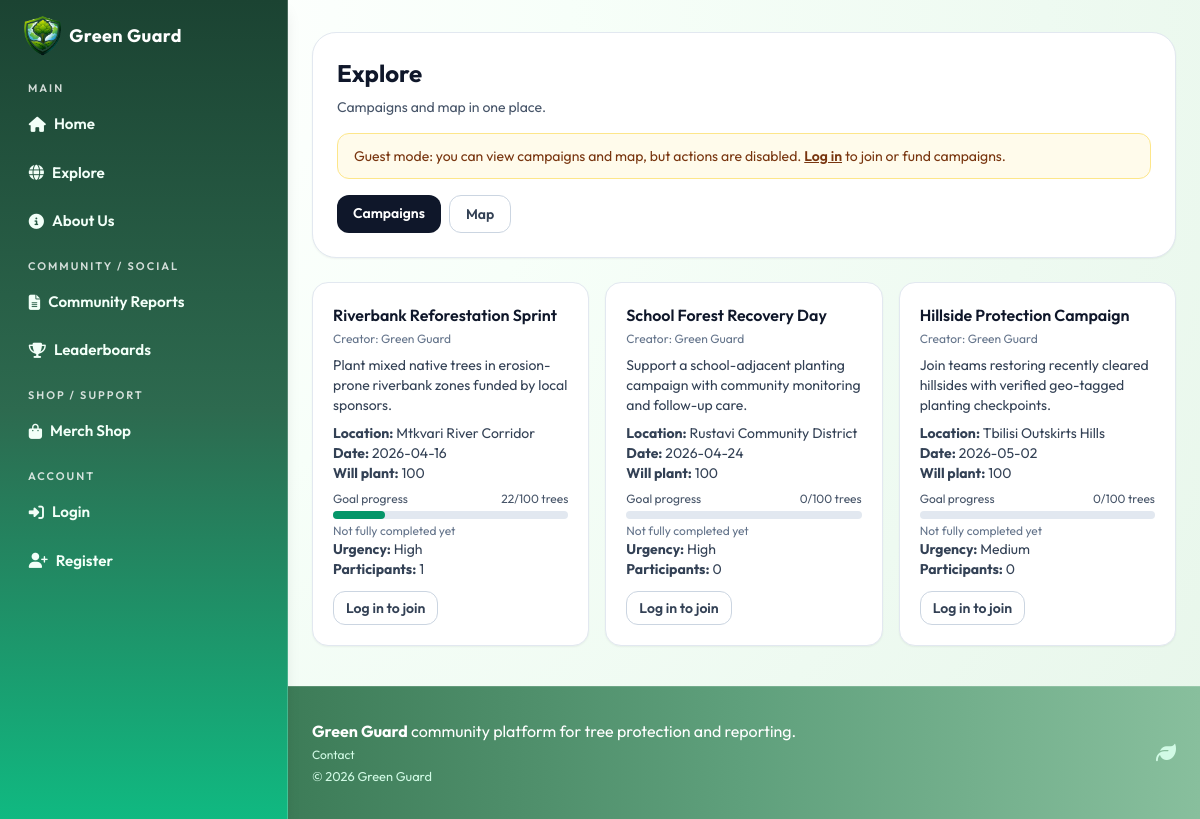
/explore, run on the app's committed database.
### models.py (models this page shows)
class Campaign(db.Model):
    id = db.Column(db.Integer, primary_key=True)
    title = db.Column(db.String(140), nullable=False)
    location = db.Column(db.String(140), nullable=False)
    event_date = db.Column(db.DateTime, nullable=False)
    description = db.Column(db.Text, nullable=False)
    target_trees = db.Column(db.Integer, default=100, nullable=False)
    status = db.Column(db.String(30), default="open", nullable=False)
    creator_user_id = db.Column(
        db.Integer, db.ForeignKey("user.id"), nullable=True)
    created_at = db.Column(
        db.DateTime, default=datetime.utcnow, nullable=False)
    volunteer_signups = db.relationship(
        "VolunteerCampaignSignup", backref="campaign", lazy=True, cascade="all, delete-orphan"
    )
    tree_records = db.relationship(
        "TreeRecord", backref="campaign", lazy=True
    )

### routes/main.py (the view, shortened to what this page needs)
@main_bp.route("/explore", methods=["GET", "POST"])
def explore():
    active_tab = request.args.get("tab", "campaigns").strip().lower()
    if active_tab not in {"campaigns", "map"}:
        active_tab = "campaigns"
    join_form = VolunteerCampaignJoinForm()
    payload = build_map_payload()
    locations = load_gfw_locations()
    country_summary = _build_country_summary(locations)
    location_filter = request.args.get("location", "").strip().lower()
    goal_filter = request.args.get("goal", "").strip().lower()
    urgency_filter = request.args.get("urgency", "all").strip().lower()
    if urgency_filter not in {"all", "high", "medium", "low"}:
        urgency_filter = "all"
    campaigns = Campaign.query.order_by(Campaign.event_date.asc()).all()
    planted_trees_by_campaign = {
        campaign.id: int(
            db.session.query(db.func.coalesce(
                db.func.sum(TreeRecord.quantity), 0))
            .filter(TreeRecord.campaign_id == campaign.id)
            .scalar()
            or 0
        )
        for campaign in campaigns
    }
    participant_counts = {
        campaign.id: VolunteerCampaignSignup.query.filter_by(
            campaign_id=campaign.id,
            status="approved",
        ).count()
        for campaign in campaigns
    }
    user_signups = []
    if current_user.is_authenticated:
        user_signups = VolunteerCampaignSignup.query.filter_by(
            user_id=current_user.id).all()
    signup_map = {signup.campaign_id: signup for signup in user_signups}
    pending_requests_by_campaign = {}
    recent_trees = (
        TreeRecord.query.order_by(TreeRecord.created_at.desc())
        .limit(8)
        .all()
    )
    recent_reports = (
        CuttingReport.query.order_by(CuttingReport.created_at.desc())
        .limit(8)
        .all()
    )
    campaign_rows = [
        {
            "id": campaign.id,
            "title": campaign.title,
            "creator_name": campaign.creator.username if campaign.creator else "Green Guard",
            "description": campaign.description,
            "location": campaign.location,
            "event_date_text": campaign.event_date.strftime("%Y-%m-%d"),
            "target_trees": campaign.target_trees,
            "goal_text": f"{campaign.target_trees} trees",
            "urgency": "high" if campaign.event_date <= datetime.utcnow() + timedelta(days=7) else ("medium" if campaign.event_date <= datetime.utcnow() + timedelta(days=21) else "low"),
            "participants": participant_counts.get(campaign.id, 0),
            "is_joined": campaign.id in signup_map,
            "join_status": signup_map[campaign.id].status if campaign.id in signup_map else None,
            "can_manage_requests": current_user.is_authenticated and (current_user.is_admin or campaign.creator_user_id == current_user.id),
            "pending_requests": pending_requests_by_campaign.get(campaign.id, []),
            "has_started": campaign.status == "ongoing",
            "planted_trees": planted_trees_by_campaign.get(campaign.id, 0),
            "progress_percent": min(
                100,
                int(
                    (
                        (planted_trees_by_campaign.get(campaign.id, 0)
                         / max(campaign.target_trees, 1))
                        * 100
                    )
                ),
            ),
        }
        for campaign in campaigns
    ]
    if location_filter:
        campaign_rows = [
            row for row in campaign_rows if location_filter in row["location"].lower() or location_filter in row["title"].lower()
        ]
    if goal_filter:
        campaign_rows = [
            row for row in campaign_rows if goal_filter in row["goal_text"].lower() or goal_filter in row["description"].lower()
        ]
    if urgency_filter != "all":
        campaign_rows = [
            row for row in campaign_rows if row["urgency"] == urgency_filter
        ]
    recent_tree_rows = [
        {
            "username": tree.user.username,
            "quantity": tree.quantity,
            "species": tree.species,
            "created_at_text": tree.created_at.strftime("%Y-%m-%d"),
        }
        for tree in recent_trees
    ]
    recent_report_rows = [
        {
            "username": "Anonymous" if report.is_anonymous else report.user.username,
            "description": report.description,
        }
        for report in recent_reports
    ]
    return render_template(
        "shared/explore.html",
        active_tab=active_tab,
        join_form=join_form,
        campaigns=campaigns,
        campaign_rows=campaign_rows,
        participant_counts=participant_counts,
        signup_map=signup_map,
        trees_json=payload["trees"],
        reports_json=payload["reports"],
        locations_json=_get_map_locations_payload(),
        locations=locations,
        country_summary=country_summary,
        recent_trees=recent_trees,
        recent_reports=recent_reports,
        recent_tree_rows=recent_tree_rows,
        recent_report_rows=recent_report_rows,
        location_filter=location_filter,
        goal_filter=goal_filter,
        urgency_filter=urgency_filter,
    )

### routes/main.py (called while the page is built, shortened)
def build_map_payload() -> dict:
    trees = TreeRecord.query.all()
    reports = CuttingReport.query.filter(
        CuttingReport.status.in_(["reviewed", "resolved"])
    ).all()
    trees_json = [
        {
            "id": tree.id,
            "species": tree.species,
            "quantity": tree.quantity,
            "latitude": tree.latitude,
            "longitude": tree.longitude,
            "username": tree.user.username,
        }
        for tree in trees
    ]
    reports_json = [
        {
            "id": report.id,
            "description": report.description,
            "latitude": report.latitude,
            "longitude": report.longitude,
            "status": report.status,
            "username": None,
        }
        for report in reports
    ]
    return {"trees": trees_json, "reports": reports_json}

def _get_sync_cutoff(now: datetime | None = None) -> datetime:
    current_time = now or datetime.utcnow()
    interval_days = int(current_app.config.get(
        "GFW_SYNC_INTERVAL_DAYS", DEFAULT_GFW_SYNC_INTERVAL_DAYS)
    )
    interval_days = max(1, interval_days)
    return current_time - timedelta(days=interval_days)

def _is_gfw_sync_due(last_synced_at: datetime | None, now: datetime | None = None) -> bool:
    current_time = now or datetime.utcnow()
    cutoff = _get_sync_cutoff(current_time)
    return last_synced_at is None or last_synced_at < cutoff

def _build_country_summary(locations: list[GFWLocation]) -> list[dict]:
    grouped: dict[str, dict] = {}
    summary = list(grouped.values())
    summary.sort(
        key=lambda row: (-row["total_locations"], row["country_name"]))
    return summary

def _get_map_locations_payload() -> list[dict]:
    locations = load_gfw_locations()
    serialized = [_serialize_location(location) for location in locations]
    return serialized if serialized else _build_fallback_location_payload()

def _get_sync_state() -> GFWLocationSyncState:
    state = GFWLocationSyncState.query.filter_by(
        name=GFW_SYNC_STATE_NAME).first()
    if state:
        return state
    state = GFWLocationSyncState(name=GFW_SYNC_STATE_NAME)
    db.session.add(state)
    db.session.flush()
    return state

def load_gfw_locations() -> list[GFWLocation]:
    ensure_gfw_locations_current()
    return GFWLocation.query.order_by(
        GFWLocation.last_seen_at.desc(), GFWLocation.created_at.desc()
    ).all()

### templates/shared/explore.html (shortened to what this page needs)
{% extends 'base.html' %}
{% block extra_css %}
  <link rel="stylesheet" href="https://unpkg.com/leaflet@1.9.4/dist/leaflet.css" />
{% endblock %}
{% block content %}
  <section class="mx-auto mt-8 mb-10 w-full max-w-6xl px-4 sm:px-6">
    <div class="rounded-3xl border border-slate-200 bg-white p-6 shadow-sm">
      <h1 class="text-2xl font-bold text-slate-900">Explore</h1>
      <p class="mt-2 text-sm text-slate-600">Campaigns and map in one place.</p>
      {% if not current_user.is_authenticated %}
        <div class="mt-4 rounded-xl border border-amber-200 bg-amber-50 px-4 py-3 text-sm text-amber-900">
          Guest mode: you can view campaigns and map, but actions are disabled. <a class="font-semibold underline" href="{{ url_for('auth.login', next=url_for('main.explore')) }}">Log in</a> to join or fund campaigns.
        </div>
      {% endif %}
      <div class="mt-4 flex flex-wrap gap-2">
        {% if active_tab == 'campaigns' %}
          <a href="{{ url_for('main.explore', tab='campaigns') }}" class="rounded-xl bg-slate-900 px-4 py-2 text-sm font-semibold text-white">Campaigns</a>
        {% else %}
          <a href="{{ url_for('main.explore', tab='campaigns') }}" class="rounded-xl border border-slate-300 px-4 py-2 text-sm font-semibold text-slate-700 hover:bg-slate-100">Campaigns</a>
        {% endif %}
        {% if active_tab == 'map' %}
          <a href="{{ url_for('main.explore', tab='map') }}" class="rounded-xl bg-slate-900 px-4 py-2 text-sm font-semibold text-white">Map</a>
        {% else %}
          <a href="{{ url_for('main.explore', tab='map') }}" class="rounded-xl border border-slate-300 px-4 py-2 text-sm font-semibold text-slate-700 hover:bg-slate-100">Map</a>
        {% endif %}
      </div>
    </div>
    {% if active_tab == 'campaigns' %}
      <div class="mt-6 grid gap-4 sm:grid-cols-2 lg:grid-cols-3">
        {% for campaign in campaign_rows %}
          <article class="rounded-2xl border border-slate-200 bg-white p-5 shadow-sm">
            <h2 class="text-base font-semibold text-slate-900">{{ campaign.title }}</h2>
            <p class="mt-1 text-xs text-slate-500">Creator: {{ campaign.creator_name }}</p>
            <p class="mt-2 text-sm text-slate-700">{{ campaign.description }}</p>
            <p class="mt-2 text-sm text-slate-700">
              <strong>Location:</strong> {{ campaign.location }}
            </p>
            <p class="text-sm text-slate-700">
              <strong>Date:</strong> {{ campaign.event_date_text }}
            </p>
            <p class="text-sm text-slate-700">
              <strong>Will plant:</strong> {{ campaign.target_trees }}
            </p>
            <div class="mt-2">
              <div class="mb-1 flex items-center justify-between text-xs text-slate-600">
                <span>Goal progress</span>
                <span>{{ campaign.planted_trees }}/{{ campaign.target_trees }} trees</span>
              </div>
              <div class="h-2 w-full rounded-full bg-slate-200">
                <div class="h-2 rounded-full bg-emerald-600" style="width: {{ campaign.progress_percent }}%;"></div>
              </div>
              {% if campaign.progress_percent >= 100 %}
                <p class="mt-1 text-xs font-semibold text-emerald-700">Goal completed</p>
              {% else %}
                <p class="mt-1 text-xs text-slate-500">Not fully completed yet</p>
              {% endif %}
            </div>
            <p class="text-sm text-slate-700">
              <strong>Urgency:</strong> {{ campaign.urgency|title }}
            </p>
            <p class="text-sm text-slate-700">
              <strong>Participants:</strong> {{ campaign.participants }}
            </p>
            {% if current_user.is_authenticated and current_user.is_admin or current_user.role in ['business', 'individual'] %}
              <a href="{{ url_for('main.sponsorship_donations', campaign=campaign.id) }}" class="mt-3 inline-block rounded-xl bg-emerald-600 px-3 py-1.5 text-sm font-semibold text-white hover:bg-emerald-700">Fund Campaign</a>
            {% else %}
              {% if current_user.is_authenticated and campaign.is_joined %}
                {% if campaign.join_status == 'approved' %}
                  <div class="mt-3 rounded-xl border border-emerald-200 bg-emerald-50 px-3 py-2 text-xs text-emerald-800">Joined (Approved)</div>
                  {% if campaign.has_started %}
                    <a href="{{ url_for('reports.plant_tree_campaign', campaign_id=campaign.id) }}" class="mt-2 inline-block text-xs font-semibold text-emerald-700 hover:text-emerald-900">Add trees you will plant</a>
                  {% else %}
                    <p class="mt-2 text-xs text-amber-700">Tree upload opens when campaign status becomes Ongoing.</p>
                  {% endif %}
                {% elif campaign.join_status == 'pending' %}
                  <div class="mt-3 rounded-xl border border-amber-200 bg-amber-50 px-3 py-2 text-xs text-amber-800">Join request pending verification</div>
                {% elif campaign.join_status == 'rejected' %}
                  <div class="mt-3 rounded-xl border border-rose-200 bg-rose-50 px-3 py-2 text-xs text-rose-800">Join request rejected</div>
                {% else %}
                  <div class="mt-3 rounded-xl border border-sky-200 bg-sky-50 px-3 py-2 text-xs text-sky-800">Joined</div>
                {% endif %}
              {% elif not current_user.is_authenticated %}
                <a href="{{ url_for('auth.login', next=url_for('main.explore', tab='campaigns')) }}" class="mt-3 inline-block rounded-xl border border-slate-300 px-3 py-1.5 text-sm font-semibold text-slate-700 hover:bg-slate-100">Log in to join</a>
              {% else %}
                <a href="{{ url_for('main.join_campaign', campaign_id=campaign.id) }}" class="mt-3 inline-block rounded-xl bg-emerald-600 px-3 py-1.5 text-sm font-semibold text-white hover:bg-emerald-700">Join Campaign</a>
              {% endif %}
            {% endif %}
          </article>
        {% else %}
          <div class="rounded-2xl border border-slate-200 bg-white p-5 text-sm text-slate-600">No campaigns available yet.</div>
        {% endfor %}
      </div>
    {% endif %}
  </section>
{% endblock %}

### static/css/style.css (style rules this page uses)
:root { --gg-green-dark: #2f6b47; --gg-green-mid: #5fa07c; --gg-green-soft: #ecf9f0; --gg-earth: #b8a398; --gg-blush: #dff3e5; --gg-sky: #d8efe0; --gg-lemon: #f1f8dc; --gg-text: #223229; --gg-shadow: 0 10px 24px rgba(74, 125, 95, 0.16); }
body { font-family: 'Outfit', sans-serif; background: radial-gradient(circle at 8% 4%, #ffffff 0%, #f7fff9 35%, #eefaf1 70%, #e7f6ea 100%); color: var(--gg-text); }
.text-white, .text-light { color: #ffffff; }
.shadow-sm { box-shadow: 0 6px 18px rgba(74, 125, 95, 0.12); }
.border { border: 1px solid #dbe7dd; }
.flex-wrap { flex-wrap: wrap; }
.mt-3 { margin-top: 1rem; }
.mt-4 { margin-top: 1.5rem; }
.mb-1 { margin-bottom: 0.25rem; }

### data on the page
Campaign: title "Riverbank Reforestation Sprint", creator_name "Green Guard", description "Plant mixed native trees in erosion-prone riverbank zones funded by local sponsors.", location "Mtkvari River Corridor", event_date_text "2026-04-16", target_trees "100", planted_trees "22", urgency "High", participants "1"
Campaign: title "School Forest Recovery Day", creator_name "Green Guard", description "Support a school-adjacent planting campaign with community monitoring and follow-up care.", location "Rustavi Community District", event_date_text "2026-04-24", target_trees "100", planted_trees "0", urgency "High", participants "0"
Campaign: title "Hillside Protection Campaign", creator_name "Green Guard", description "Join teams restoring recently cleared hillsides with verified geo-tagged planting checkpoints.", location "Tbilisi Outskirts Hills", event_date_text "2026-05-02", target_trees "100", planted_trees "0", urgency "Medium", participants "0"
